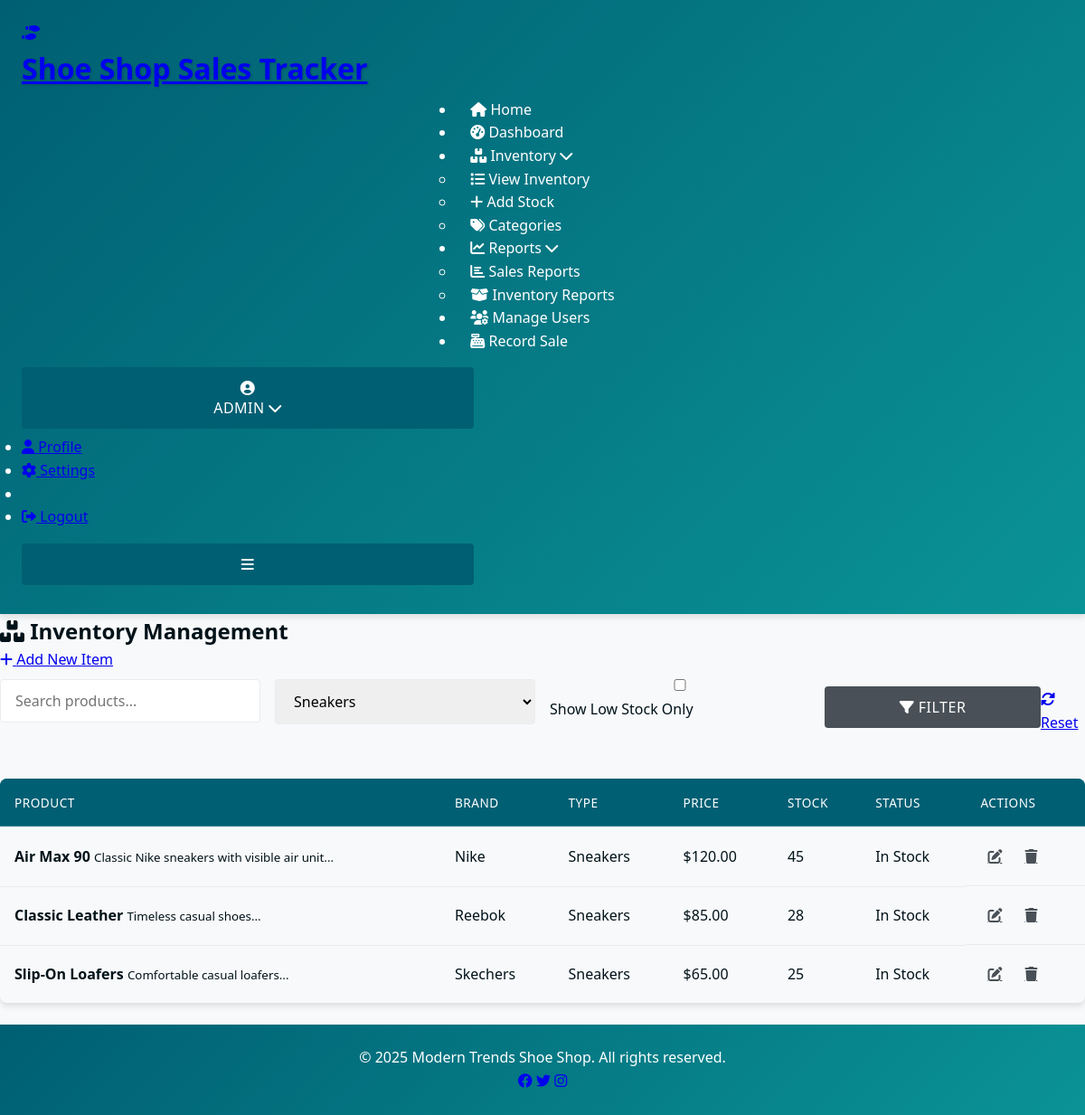
Page /pages/invetory.php?type=sneakers (signed in) on the committed database.
### tables this page shows
CREATE TABLE `inventory` (
  `id` int NOT NULL AUTO_INCREMENT,
  `name` varchar(100) NOT NULL,
  `description` text,
  `brand` varchar(50) DEFAULT NULL,
  `type` enum('sneakers','boots','sandals','formal','athletic') NOT NULL,
  `size_range` varchar(50) DEFAULT NULL,
  `color` varchar(50) DEFAULT NULL,
  `quantity` int DEFAULT '0',
  `price` decimal(10,2) DEFAULT NULL,
  `cost_price` decimal(10,2) DEFAULT NULL,
  `image_path` varchar(255) DEFAULT NULL,
  `added_at` timestamp NULL DEFAULT CURRENT_TIMESTAMP,
  `updated_at` timestamp NULL DEFAULT CURRENT_TIMESTAMP ON UPDATE CURRENT_TIMESTAMP,
  PRIMARY KEY (`id`),
  FULLTEXT KEY `idx_search` (`name`,`description`,`brand`)
);

### pages/invetory.php (the view, shortened to what this page needs)
<?php
include '../includes/header.php';
require_once '../config/db.php';
$search = $_GET['search'] ?? '';
$type = $_GET['type'] ?? '';
$lowStock = isset($_GET['low_stock']);
$query = "SELECT * FROM inventory WHERE 1=1";
$params = [];
if (!empty($type)) {
    $query .= " AND type = ?";
    $params[] = $type;
}
$query .= " ORDER BY name ASC";
$stmt = $conn->prepare($query);
$stmt->execute($params);
$inventory = $stmt->fetchAll();
?>
<div class="inventory-management">
    <div class="page-header">
        <h2><i class="fas fa-boxes"></i> Inventory Management</h2>
        <div class="actions">
            <a href="add_stock.php" class="btn btn-primary">
                <i class="fas fa-plus"></i> Add New Item
            </a>
        </div>
    </div>
    <div class="inventory-filters card">
        <form method="get" class="filter-form">
            <div class="form-row">
                <div class="form-group">
                    <input type="text" name="search" placeholder="Search products..."
                           value="<?= htmlspecialchars($search) ?>" class="form-control">
                </div>
                <div class="form-group">
                    <select name="type" class="form-control">
                        <option value="sneakers" <?= $type === 'sneakers' ? 'selected' : '' ?>>Sneakers</option>
                    </select>
                </div>
                <div class="form-group">
                    <label class="checkbox-container">
                        <input type="checkbox" name="low_stock" <?= $lowStock ? 'checked' : '' ?>>
                        Show Low Stock Only
                    </label>
                </div>
                <div class="form-group">
                    <button type="submit" class="btn btn-secondary">
                        <i class="fas fa-filter"></i> Filter
                    </button>
                    <a href="inventory.php" class="btn btn-outline">
                        <i class="fas fa-sync-alt"></i> Reset
                    </a>
                </div>
            </div>
        </form>
    </div>
    <div class="inventory-table card">
        <div class="table-responsive">
            <table class="data-table">
                <thead>
                    <tr>
                        <th>Product</th>
                        <th>Brand</th>
                        <th>Type</th>
                        <th>Price</th>
                        <th>Stock</th>
                        <th>Status</th>
                        <th>Actions</th>
                    </tr>
                </thead>
                <tbody>
                    <?php foreach($inventory as $item):
                        $stockStatus = $item['quantity'] == 0 ? 'out-of-stock' :
                                      ($item['quantity'] < 10 ? 'low-stock' : 'in-stock');
                        $statusText = $item['quantity'] == 0 ? 'Out of Stock' :
                                      ($item['quantity'] < 10 ? 'Low Stock' : 'In Stock');
                    ?>
                    <tr>
                        <td>
                            <strong><?= htmlspecialchars($item['name']) ?></strong>
                            <?php if($item['description']): ?>
                            <small class="text-muted"><?= htmlspecialchars(substr($item['description'], 0, 50)) ?>...</small>
                            <?php endif; ?>
                        </td>
                        <td><?= htmlspecialchars($item['brand']) ?></td>
                        <td><?= ucfirst($item['type']) ?></td>
                        <td>$<?= number_format($item['price'], 2) ?></td>
                        <td><?= $item['quantity'] ?></td>
                        <td>
                            <span class="status-badge <?= $stockStatus ?>">
                                <?= $statusText ?>
                            </span>
                        </td>
                        <td class="actions">
                            <a href="edit_stock.php?id=<?= $item['id'] ?>" class="btn-icon edit"
                               data-tooltip="Edit Item">
                                <i class="fas fa-edit"></i>
                            </a>
                            <a href="../actions/delete_stock.php?id=<?= $item['id'] ?>"
                               class="btn-icon delete" data-tooltip="Delete Item"
                               data-confirm="Are you sure you want to delete this item?">
                                <i class="fas fa-trash"></i>
                            </a>
                        </td>
                    </tr>
                    <?php endforeach; ?>
                </tbody>
            </table>
        </div>
    </div>
</div>
<?php include '../includes/footer.php'; ?>

### assets/css/style.css (style rules this page uses)
:root { --primary-color: #005f73; --secondary-color: #0a9396; --accent-color: #94d2bd; --light-color: #e9d8a6; --warning-color: #ee9b00; --danger-color: #ae2012; --dark-color: #001219; --light-gray: #f8f9fa; --medium-gray: #e9ecef; --dark-gray: #495057; --shadow: 0 4px 6px rgba(0, 0, 0, 0.1); --transition: all 0.3s ease; }
* { margin: 0; padding: 0; box-sizing: border-box; }
body { font-family: 'Segoe UI', Tahoma, Geneva, Verdana, sans-serif; line-height: 1.6; color: var(--dark-color); background-color: var(--light-gray); margin: 0; padding: 0; min-height: 100vh; display: flex; flex-direction: column; }
input, select, textarea, button { font-family: inherit; font-size: 1rem; padding: 0.75rem 1rem; margin: 0.5rem 0; border: 1px solid var(--medium-gray); border-radius: 4px; transition: var(--transition); width: 100%; max-width: 500px; }
button { background-color: var(--primary-color); color: white; border: none; cursor: pointer; font-weight: 500; text-transform: uppercase; letter-spacing: 0.5px; padding: 0.75rem 1.5rem; margin-top: 1rem; }
.btn-secondary { background-color: var(--dark-gray); }
table { width: 100%; border-collapse: collapse; margin: 1.5rem 0; box-shadow: var(--shadow); animation: fadeIn 0.6s ease; }
th, td { padding: 1rem; text-align: left; border-bottom: 1px solid var(--medium-gray); }
th { background-color: var(--primary-color); color: white; font-weight: 500; text-transform: uppercase; font-size: 0.85rem; letter-spacing: 0.5px; }
tr:nth-child(even) { background-color: var(--light-gray); }

### assets/css/form.css (style rules this page uses)
.form-group { margin-bottom: 1.5rem; position: relative; }
.form-group label { display: block; margin-bottom: 0.5rem; font-weight: 500; color: var(--dark-color); }
.form-control { width: 100%; padding: 0.75rem 1rem; border: 1px solid var(--medium-gray); border-radius: 4px; transition: var(--transition); }

### assets/css/tables.css (style rules this page uses)
.data-table { width: 100%; border-collapse: collapse; margin: 1.5rem 0; box-shadow: var(--shadow); overflow: hidden; border-radius: 8px; animation: fadeIn 0.6s ease; }
.data-table thead { background: linear-gradient(135deg, var(--primary-color), var(--secondary-color)); color: white; }
.data-table th { padding: 1rem; text-align: left; font-weight: 500; text-transform: uppercase; letter-spacing: 0.5px; position: relative; }
.data-table th:after { content: ''; position: absolute; left: 0; bottom: 0; width: 100%; height: 1px; background-color: rgba(255, 255, 255, 0.2); }
.data-table td { padding: 1rem; border-bottom: 1px solid var(--medium-gray); transition: var(--transition); }
.data-table tr:last-child td { border-bottom: none; }
.data-table .actions { display: flex; gap: 0.5rem; }
.data-table .btn-icon { padding: 0.5rem; border-radius: 50%; width: 2rem; height: 2rem; display: flex; align-items: center; justify-content: center; background-color: transparent; color: var(--dark-gray); border: none; cursor: pointer; transition: var(--transition); }

### assets/css/sales.css (style rules this page uses)
.form-row { display: flex; gap: 1rem; flex-wrap: wrap; }
.form-row .form-group { flex: 1; min-width: 150px; }
.form-row .form-group:last-child { display: flex; align-items: flex-end; }

### rows in the picture
inventory: name "Air Max 90", description "Classic Nike sneakers with visible air unit", brand "Nike", type "Sneakers", price "120.00", quantity "45", quantity "In Stock"
inventory: name "Classic Leather", description "Timeless casual shoes", brand "Reebok", type "Sneakers", price "85.00", quantity "28", quantity "In Stock"
inventory: name "Slip-On Loafers", description "Comfortable casual loafers", brand "Skechers", type "Sneakers", price "65.00", quantity "25", quantity "In Stock"

### other values in the picture
$_SESSION['username'] "ADMIN"
